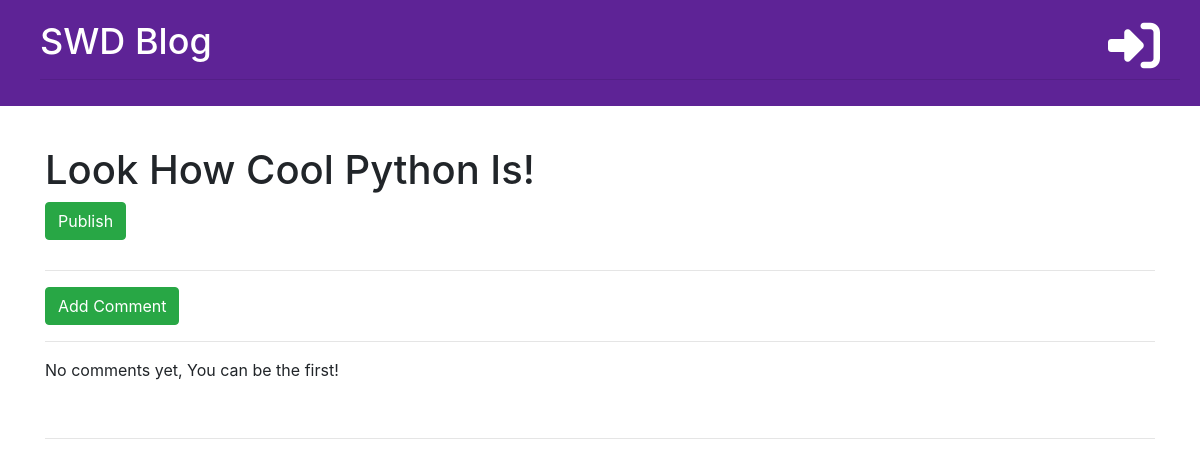
The page /post/18/ on the database as committed earlier.
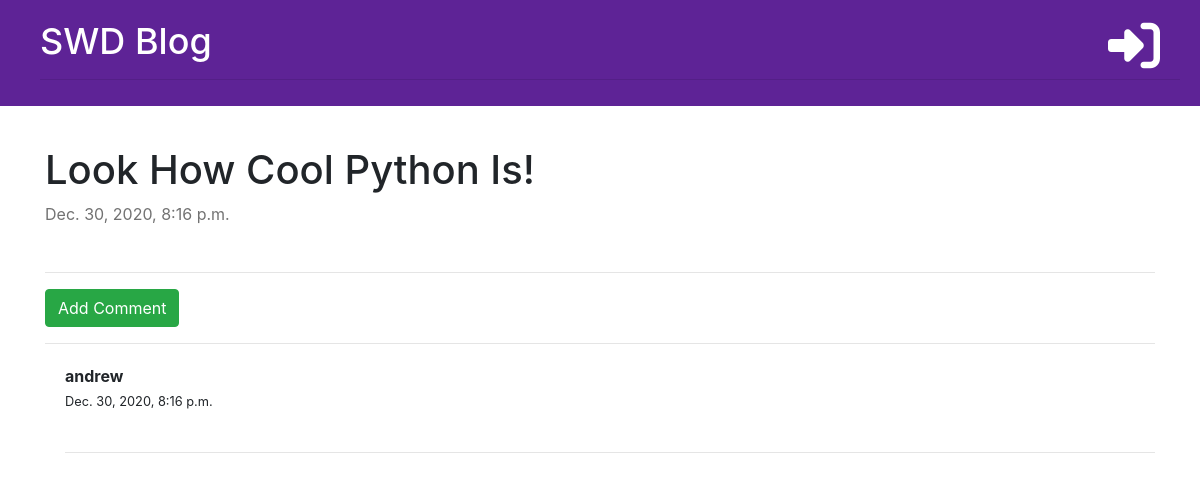
The same page on the database as committed later.
### blog/models.py (models this page shows, shortened)
class Post(models.Model):
    author = models.ForeignKey('auth.User', on_delete=models.CASCADE)
    title = models.CharField(max_length=200)
    text = models.TextField()
    created_date = models.DateTimeField(default=timezone.now)
    published_date = models.DateTimeField(blank=True, null=True)

class Comment(models.Model):
    post = models.ForeignKey(
        'blog.Post', on_delete=models.CASCADE, related_name='comments')
    author = models.CharField(max_length=72)
    text = models.TextField(max_length=250)
    created_date = models.DateTimeField(default=timezone.now)
    approved = models.BooleanField(default=False)

### blog/views.py (the view)
# urls.py: path('post/<int:pk>/', views.post_detail, name='post_detail'),
def post_detail(request, pk):
    post = get_object_or_404(Post, pk=pk)
    stuff_for_frontend = {'post': post}
    return render(request, 'blog/post_detail.html', stuff_for_frontend)

### blog/templatetags/markdownify.py (called while the page is built)
@register.filter
def markdown(value):
    renderer = HighlightRenderer()
    markdown = mistune.Markdown(renderer=renderer)
    return markdown(value)

### blog/templates/blog/post_detail.html (shortened to what this page needs)
{% extends 'blog/base.html' %}
{% load markdownify %}
{% block content %}
    <div class="post" >
        <div class="d-flex">
        <h1>{{ post.title }}</h1>
        </div>
        {% if post.published_date %}
            <div class="d-flex">
                <p class="published-date " >{{ post.published_date }}</p>
            </div>
        {% else %}
            <a href="{% url 'post_publish' pk=post.pk %}" class="btn btn-success">Publish</a>
        {% endif %}
    </div>
    <hr>
    <a href="{% url 'add_comment_to_post' pk=post.pk %}" class="btn btn-success">Add Comment</a>
    <hr>
    {% for comment in post.comments.all %}
        {% if user.is_authenticated or comment.approved %}
            <div class="comment">
                <strong>{{ comment.author }}</strong>
                <div class="date">
                    <small>{{ comment.created_date }}</small>
                </div>
                <br>
                <hr>
            </div>
        {% endif %}
        {% empty %}
            <p>No comments yet, You can be the first!</p>
            <br>
            <hr>
    {% endfor %}
{% endblock %}

Rows that differ between the two databases and show on the page:
changed Post "Look How Cool Python Is!": published_date (not shown) → "Dec. 30, 2020, 8:16 p.m."
added Comment: author "andrew", created_date "Dec. 30, 2020, 8:16 p.m."
Other text that changed with them:
text no longer shown: "Publish No comments yet, You can be the first!"
